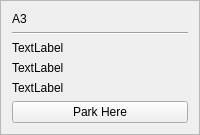
        <widget class="QFrame" name="frame_10">
         <property name="frameShape">
          <enum>QFrame::StyledPanel</enum>
         </property>
         <property name="frameShadow">
          <enum>QFrame::Plain</enum>
         </property>
         <property name="lineWidth">
          <number>36</number>
         </property>
         <property name="midLineWidth">
          <number>19</number>
         </property>
         <layout class="QGridLayout" name="gridLayout_19">
          <item row="0" column="0">
           <layout class="QVBoxLayout" name="verticalLayout_18">
            <item>
             <widget class="QLabel" name="label_19">
              <property name="text">
               <string>A3</string>
              </property>
             </widget>
            </item>
            <item>
             <widget class="Line" name="line_20">
              <property name="orientation">
               <enum>Qt::Horizontal</enum>
              </property>
             </widget>
            </item>
            <item>
             <widget class="QLabel" name="a3TakenLbl">
              <property name="text">
               <string>TextLabel</string>
              </property>
             </widget>
            </item>
            <item>
             <widget class="QLabel" name="a3handLbl">
              <property name="text">
               <string>TextLabel</string>
              </property>
             </widget>
            </item>
            <item>
             <widget class="QLabel" name="takenByLbla3">
              <property name="text">
               <string>TextLabel</string>
              </property>
             </widget>
            </item>
            <item>
             <widget class="QPushButton" name="a3Btn">
              <property name="text">
               <string>Park Here</string>
              </property>
             </widget>
            </item>
           </layout>
          </item>
         </layout>
        </widget>
